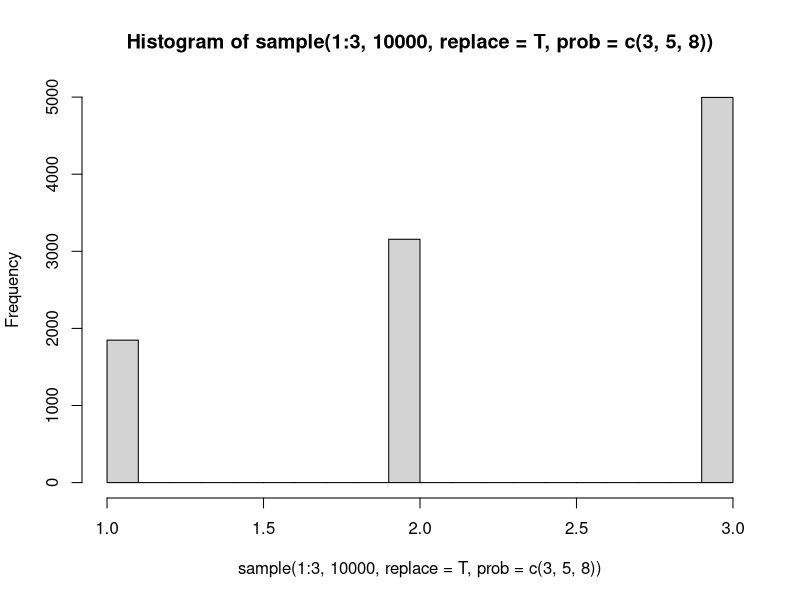

This chart was generated by the following R code: (Note: this script raises an error after producing the figure.)
#sample(범위,추출할 수,비복원/복원,가중치)

sample(1:3, 10000, replace = T, prob = c(3, 5, 8))
hist(sample(1:3, 10000, replace = T, prob = c(3, 5, 8)))
n1 = nrow(iris)
sample(1:n1, n1 * 0.7, replace = F)
set.seed(100)
ind1 = sample(1:n1, n1 * 0.7, replace = F)
class(ind1)
str(ind1)
train1 = iris[ind1, ]
test1 = iris[-ind1, ]

table(train1$Species)

#install.packages("caret")
library(caret)

help(package = 'caret')

ind2 = createDataPartition(iris$Sepal.Length, p = 0.7)
str(ind2)
train2 = iris[ind2$Resample1, ]
table(iris$Species)
table(train2$Species)
ind3 = createDataPartition(iris$Species, p = 0.7)
train3 = iris[ind3$Resample1, ]
test3 = iris[-ind3$Resample1, ]
table(train3$Species)

set1 = 15
bet1 = n1 / set1
seq(sample(1:bet1, 1), n1, bet1)

y1 = lm(Sepal.Length ~ ., train1)
summary(y1)
y1 = lm(Sepal.Length ~ ., train1[1:4])

summary(y1)
View(iris)
SL = 2.13 + 0.58 * SW + 0.65 * PL - 0.43 * PW
pred1 = predict(y1, newdata = test1)

?  ? sse
sse1 = sum((test1$Sepal.Length - pred1) ^ 2)
sse1
mse1 = mean((test1$Sepal.Length - pred1) ^ 2)
rmse1 = sqrt(mse1)
? family
y2 = glm(Sepal.Length ~ ., data = iris[, 1:4], family = 'gaussian')
summary(y2)

#install.packages("mlbench")
library(mlbench)

Sonar
data(Sonar)
View(Sonar)

set.seed(200)
ind4 = createDataPartition(Sonar$Class, p = 0.7)
train4 = Sonar[ind4$Resample1, ]
test4 = Sonar[-ind4$Resample1, ]

y4 = glm(Class ~ . , data = train4, family = 'binomial')
y4$coefficients
pred4 = predict(y4, newdata = test4, type = 'response')
pred4
test4$Class
levels(test4$Class)
pred4_1 = as.factor(ifelse(pred4 >= 0.5, "R", "M"))
t1 = table(test4$Class, pred4_1)
sum(diag(t1)) / sum(t1)

c1 = confusionMatrix(pred4_1, test4$Class)
c1$overall[1]

#KNN, DT, RandomForest, SVM,신경망 , 딥러닝

?  ? knn

library(class)
? knn
pred5 = knn(train4[, 1:60], test4[, 1:60], train4$Class)
str(train4)
View(train4)
pred5
table(pred5)
confusionMatrix(pred5, test4$Class)

install.packages("e1071")
library(e1071)
install.packages("mlbench")
library(mlbench)
data(Vowel)
Vowel
View(Vowel)
?  ? Vowel

na1 = naiveBayes(Class ~ ., data = train4)
na1
pred6 = predict(na1, newdata = test4)
library(caret)
c2 = confusionMatrix(pred6, test4$Class)
c2

ind5 = createDataPartition(Vowel$Class, p = 0.7)

train5 = Vowel[ind5$Resample1, -1]
test5 = Vowel[-ind5$Resample1,-1]

library(nnet)
? multinom
m1 = multinom(Class ~ ., train5, maxit = 150)
m1$softmax
pred01 = predict(m1, test5)
confusionMatrix(pred01, test5$Class)$overall[1]

library(class)

pred02 = knn(train5[,-10], test5[,-10], train5$Class)
confusionMatrix(pred02, test5$Class)$overall[1]

m3 = naiveBayes(Class ~ ., train5)
pred03 = predict(m3, test5)
confusionMatrix(pred03, test5$Class)$overall[1]

install.packages('party')
library(party)
? ctree
? ctree_control
m4 = ctree(Species ~ ., train3)
m4
ctree(Species ~ ., train3, control = ctree_control(maxdepth = 2))
plot(m4)

pred04 = predict(m4, test3)
confusionMatrix(pred04, test3$Species)$overall[1]

m5 = ctree(Class ~ ., train4)
pred05 = predict(m5, test4)
confusionMatrix(pred05, test4$Class)$overall[1]
plot(m5)

m6 = ctree(Class ~ ., train5)
pred06 = predict(m6, test5)
confusionMatrix(pred06, test5$Class)$overall[1]
plot(m6)

install.packages("randomForest")
library(randomForest)
m7 = randomForest(Class ~ ., train4)
pred07 = predict(m7, test4)
confusionMatrix(pred07, test4$Class)$overall[1]
plot(m7)

m8 = randomForest(Class ~ ., train5)
pred08 = predict(m8, test5)
confusionMatrix(pred08, test5$Class)$overall[1]
